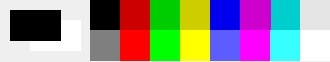
<?xml version="1.0" encoding="UTF-8"?>
<ui version="4.0">
 <class>Pallete</class>
 <widget class="QWidget" name="Pallete">
  <property name="geometry">
   <rect>
    <x>0</x>
    <y>0</y>
    <width>330</width>
    <height>62</height>
   </rect>
  </property>
  <property name="minimumSize">
   <size>
    <width>330</width>
    <height>62</height>
   </size>
  </property>
  <widget class="QFrame" name="clr0Frame">
   <property name="geometry">
    <rect>
     <x>90</x>
     <y>0</y>
     <width>31</width>
     <height>31</height>
    </rect>
   </property>
   <property name="styleSheet">
    <string notr="true">background-color: rgb(0, 0, 0);</string>
   </property>
  </widget>
  <widget class="QFrame" name="clr1Frame">
   <property name="geometry">
    <rect>
     <x>120</x>
     <y>0</y>
     <width>31</width>
     <height>31</height>
    </rect>
   </property>
   <property name="styleSheet">
    <string notr="true">background-color: rgb(205, 0, 0);</string>
   </property>
  </widget>
  <widget class="QFrame" name="clr2Frame">
   <property name="geometry">
    <rect>
     <x>150</x>
     <y>0</y>
     <width>31</width>
     <height>31</height>
    </rect>
   </property>
   <property name="styleSheet">
    <string notr="true">background-color: rgb(0, 205, 0);</string>
   </property>
  </widget>
  <widget class="QFrame" name="clr3Frame">
   <property name="geometry">
    <rect>
     <x>180</x>
     <y>0</y>
     <width>31</width>
     <height>31</height>
    </rect>
   </property>
   <property name="styleSheet">
    <string notr="true">background-color: rgb(205, 205, 0);</string>
   </property>
  </widget>
  <widget class="QFrame" name="clr6Frame">
   <property name="geometry">
    <rect>
     <x>270</x>
     <y>0</y>
     <width>31</width>
     <height>31</height>
    </rect>
   </property>
   <property name="styleSheet">
    <string notr="true">background-color: rgb(0, 205, 205);</string>
   </property>
  </widget>
  <widget class="QFrame" name="clr4Frame">
   <property name="geometry">
    <rect>
     <x>210</x>
     <y>0</y>
     <width>31</width>
     <height>31</height>
    </rect>
   </property>
   <property name="styleSheet">
    <string notr="true">background-color: rgb(0, 0, 238);</string>
   </property>
  </widget>
  <widget class="QFrame" name="clr5Frame">
   <property name="geometry">
    <rect>
     <x>240</x>
     <y>0</y>
     <width>31</width>
     <height>31</height>
    </rect>
   </property>
   <property name="styleSheet">
    <string notr="true">background-color: rgb(205, 0, 205);</string>
   </property>
  </widget>
  <widget class="QFrame" name="clr7Frame">
   <property name="geometry">
    <rect>
     <x>300</x>
     <y>0</y>
     <width>31</width>
     <height>31</height>
    </rect>
   </property>
   <property name="styleSheet">
    <string notr="true">background-color: rgb(229, 229, 229);</string>
   </property>
  </widget>
  <widget class="QFrame" name="clr13Frame">
   <property name="geometry">
    <rect>
     <x>240</x>
     <y>30</y>
     <width>31</width>
     <height>31</height>
    </rect>
   </property>
   <property name="styleSheet">
    <string notr="true">background-color: rgb(255, 0, 255);</string>
   </property>
  </widget>
  <widget class="QFrame" name="clr15Frame">
   <property name="geometry">
    <rect>
     <x>300</x>
     <y>30</y>
     <width>31</width>
     <height>31</height>
    </rect>
   </property>
   <property name="styleSheet">
    <string notr="true">background-color: rgb(255, 255, 255);</string>
   </property>
  </widget>
  <widget class="QFrame" name="clr14Frame">
   <property name="geometry">
    <rect>
     <x>270</x>
     <y>30</y>
     <width>31</width>
     <height>31</height>
    </rect>
   </property>
   <property name="styleSheet">
    <string notr="true">background-color: rgb(55, 255, 255);</string>
   </property>
  </widget>
  <widget class="QFrame" name="clr10Frame">
   <property name="geometry">
    <rect>
     <x>150</x>
     <y>30</y>
     <width>31</width>
     <height>31</height>
    </rect>
   </property>
   <property name="styleSheet">
    <string notr="true">background-color: rgb(0, 255, 0);</string>
   </property>
  </widget>
  <widget class="QFrame" name="clr8Frame">
   <property name="geometry">
    <rect>
     <x>90</x>
     <y>30</y>
     <width>31</width>
     <height>31</height>
    </rect>
   </property>
   <property name="styleSheet">
    <string notr="true">background-color: rgb(127, 127, 127);</string>
   </property>
  </widget>
  <widget class="QFrame" name="clr12Frame">
   <property name="geometry">
    <rect>
     <x>210</x>
     <y>30</y>
     <width>31</width>
     <height>31</height>
    </rect>
   </property>
   <property name="styleSheet">
    <string notr="true">background-color: rgb(92, 92, 255);</string>
   </property>
  </widget>
  <widget class="QFrame" name="clr9Frame">
   <property name="geometry">
    <rect>
     <x>120</x>
     <y>30</y>
     <width>31</width>
     <height>31</height>
    </rect>
   </property>
   <property name="styleSheet">
    <string notr="true">background-color: rgb(255, 0, 0);</string>
   </property>
  </widget>
  <widget class="QFrame" name="clr11Frame">
   <property name="geometry">
    <rect>
     <x>180</x>
     <y>30</y>
     <width>31</width>
     <height>31</height>
    </rect>
   </property>
   <property name="styleSheet">
    <string notr="true">background-color: rgb(255, 255, 0);</string>
   </property>
  </widget>
  <widget class="QLabel" name="fgLabel">
   <property name="geometry">
    <rect>
     <x>10</x>
     <y>10</y>
     <width>51</width>
     <height>31</height>
    </rect>
   </property>
   <property name="styleSheet">
    <string notr="true">background-color: rgb(0, 0, 0);</string>
   </property>
   <property name="text">
    <string/>
   </property>
  </widget>
  <widget class="QLabel" name="bgLabel">
   <property name="geometry">
    <rect>
     <x>30</x>
     <y>20</y>
     <width>51</width>
     <height>31</height>
    </rect>
   </property>
   <property name="styleSheet">
    <string notr="true">background-color: rgb(255, 255, 255);</string>
   </property>
   <property name="text">
    <string/>
   </property>
  </widget>
  <zorder>bgLabel</zorder>
  <zorder>fgLabel</zorder>
  <zorder>clr0Frame</zorder>
  <zorder>clr1Frame</zorder>
  <zorder>clr2Frame</zorder>
  <zorder>clr3Frame</zorder>
  <zorder>clr6Frame</zorder>
  <zorder>clr4Frame</zorder>
  <zorder>clr5Frame</zorder>
  <zorder>clr7Frame</zorder>
  <zorder>clr8Frame</zorder>
  <zorder>clr9Frame</zorder>
  <zorder>clr10Frame</zorder>
  <zorder>clr11Frame</zorder>
  <zorder>clr12Frame</zorder>
  <zorder>clr13Frame</zorder>
  <zorder>clr14Frame</zorder>
  <zorder>clr15Frame</zorder>
 </widget>
 <resources/>
 <connections/>
</ui>
